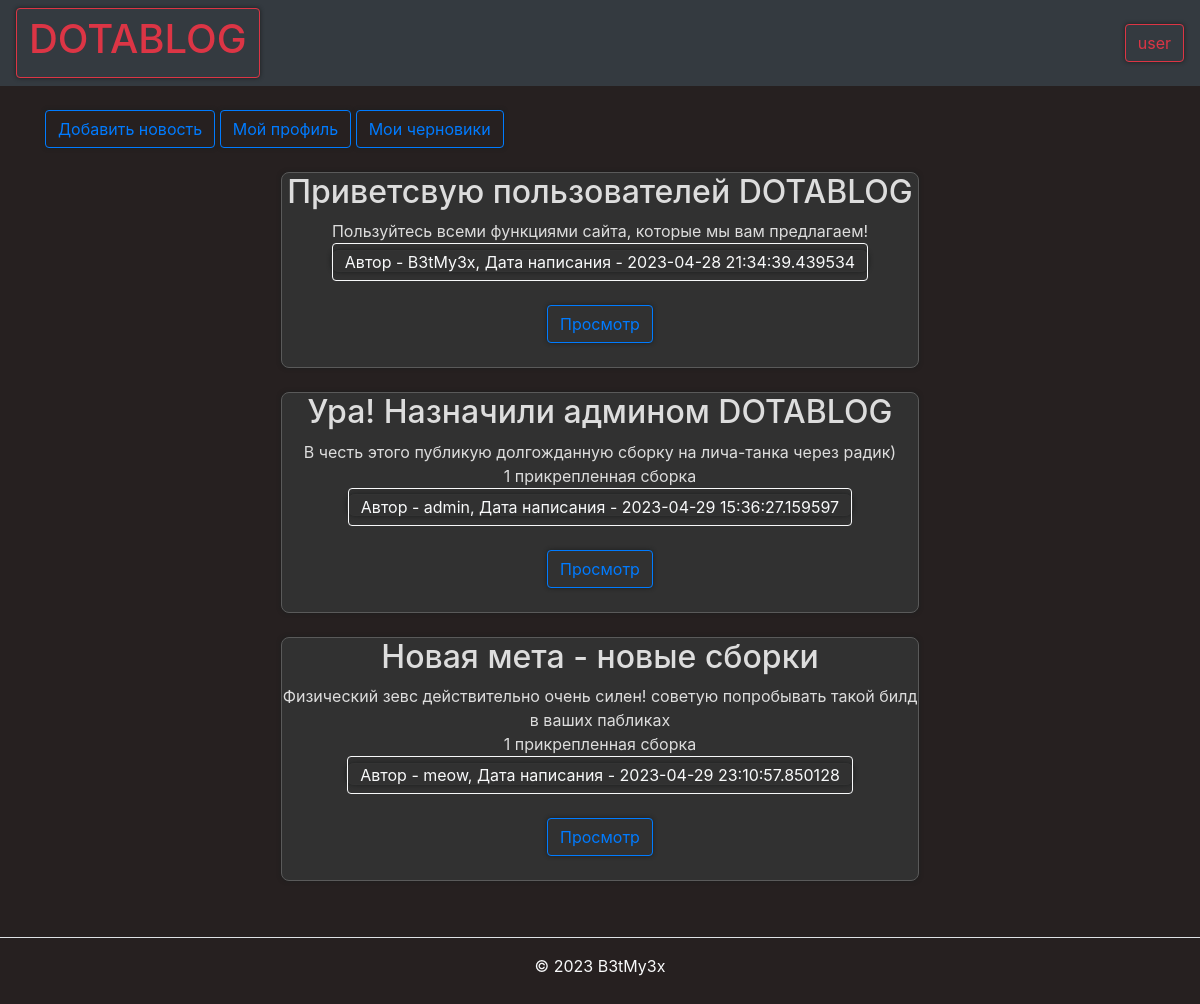
The app's page /feed (signed in) with its own data.
### data/users.py (models this page shows, shortened)
class User(SqlAlchemyBase, UserMixin):
    __tablename__ = 'users'
    id = sqlalchemy.Column(sqlalchemy.Integer,
                           primary_key=True, autoincrement=True)
    name = sqlalchemy.Column(sqlalchemy.String, nullable=True)
    about = sqlalchemy.Column(sqlalchemy.String, nullable=True)
    email = sqlalchemy.Column(sqlalchemy.String,
                              index=True, unique=True, nullable=True)
    hashed_password = sqlalchemy.Column(sqlalchemy.String, nullable=True)
    created_date = sqlalchemy.Column(sqlalchemy.DateTime,
                                     default=datetime.datetime.now)
    role = sqlalchemy.Column(sqlalchemy.String,
                              index=True, nullable=True)
    steam_id = sqlalchemy.Column(sqlalchemy.String,
                              index=True, nullable=True)
    news = orm.relationship("News", back_populates='user')

### data/news.py (models this page shows)
class News(SqlAlchemyBase):
    __tablename__ = 'news'
    categories = orm.relationship("Category",
                                  secondary="association",
                                  backref="news")
    id = sqlalchemy.Column(sqlalchemy.Integer,
                           primary_key=True, autoincrement=True)
    title = sqlalchemy.Column(sqlalchemy.String, nullable=True)
    content = sqlalchemy.Column(sqlalchemy.String, nullable=True)
    created_date = sqlalchemy.Column(sqlalchemy.DateTime,
                                     default=datetime.datetime.now)
    is_private = sqlalchemy.Column(sqlalchemy.Boolean, default=True)
    user_id = sqlalchemy.Column(sqlalchemy.Integer,
                                sqlalchemy.ForeignKey("users.id"))
    build = sqlalchemy.Column(sqlalchemy.String, nullable=True)
    user = orm.relationship('User')

### main.py (the view)
@app.route("/feed")
def index():
    db_sess = db_session.create_session()
    news = db_sess.query(News).filter(News.is_private != True)
    return render_template("index.html", news=news, role=is_admin(), id=current_user.get_id())
    if current_user.is_authenticated:
        news = db_sess.query(News).filter(
            (News.user == current_user) | (News.is_private != True))
    else:
        news = db_sess.query(News).filter(News.is_private != True)

### data/db_session.py (called while the page is built)
def create_session() -> Session:
    global __factory
    return __factory()

### main.py (called while the page is built)
def is_admin():
    db_sess = db_session.create_session()
    user = db_sess.query(User).filter(User.id == current_user.get_id()).first()
    if str(type(user)) == "<class 'NoneType'>":
        return False
    elif user.role == "admin":
        return True
    return False

@login_manager.user_loader
def load_user(user_id):
    db_sess = db_session.create_session()
    return db_sess.query(User).get(user_id)

### templates/index.html (shortened to what this page needs)
{% extends "base.html" %}
{% block content %}
{% if current_user.is_authenticated %}
    <br>
    <a href="/news_edit" class="btn btn-outline-primary">Добавить новость</a>
    <a href="/profile/{{ id }}" class="btn btn-outline-primary">Мой профиль</a>
    <a href="/drafts" class="btn btn-outline-primary">Мои черновики</a>
    <br>
{% endif %}
{% for item in news%}
<br>
<center>
<div class="di1">
    <h2>{{item.title}}</h2>
    <div>
        {{item.content}}
    </div>
    {% if item.build|length == 10 %}
        <div>
            1 прикрепленная сборка
        </div>
    {% endif %}
    <div>
        <a href='/profile/{{ item.user_id }}'><button type="button" class="btn btn-outline-light">Автор - {{item.user.name}}, Дата написания - {{item.created_date}}</button></a>
    </div>
    <br>
    <div>
        <a href="/news/{{ item.id }}" class="btn btn-outline-primary">
            Просмотр
        </a>
    </div>
<br>
</div>
</center>
{% endfor %}
{% endblock %}

### templates/base.html (shortened to what this page needs)
<!doctype html>
<html lang="en">
<head>
    <link rel="stylesheet"
          href="https://stackpath.bootstrapcdn.com/bootstrap/4.4.1/css/bootstrap.min.css"
>
</head>
<body style="color:#f8f9fa; background-color:#262020 ">
<header>
    <nav class="navbar navbar-dark bg-dark">
        <a class="btn btn-outline-danger" href="/feed"><h1>DOTABLOG</h1></a>
        {% if current_user.is_authenticated %}
    <a class="btn btn-outline-danger" href="/logout">{{ current_user.name }}</a>
{% else %}
    <p>
        <a class="btn btn-outline-danger" href="/register">Зарегистрироваться</a>
        <a class="btn btn-outline-danger" href="/login">Войти</a>
    </p>
{% endif %}
    </nav>
</header>
<main role="main" class="container">
    {% block content %}{% endblock %}
</main>
</body>
<footer class="py-3 my-4">
    <ul class="nav justify-content-center border-bottom pb-3 mb-3">
    </ul>
    <p class="text-center text-body-secondary">© 2023 B3tMy3x</p>
  </footer>
</html>

### templates/base.html (style rules this page uses)
html { overflow-y: scroll; }
body { -webkit-touch-callout: none; -webkit-user-select: none; -khtml-user-select: none; -moz-user-select: none; -ms-user-select: none; user-select: none; }
.di1 { display: block; background-color: #313131; margin-left: auto; margin-right: auto; width: 638px; -moz-box-shadow: 0px 0px 4px 0px #1c1e1e; -webkit-box-shadow: 0px 0px 4px 0px #1c1e1e; box-shadow: 0px 0px 4px 0px #1c1e1e; border-radius: 8px; border: 1.25px solid #5a5a5a; color: #ddd; text-align: center; outline: 0; }
a, input, textarea { filter: progid:DXImageTransform.Microsoft.gradient(startColorstr='#252626', endColorstr='#2f3031'); background: #313131 -moz-box-shadow: 0px 0px 4px 0px #1c1e1e; -webkit-box-shadow: 0px 0px 4px 0px #1c1e1e; box-shadow: 0px 0px 4px 0px #1c1e1e; border-radius: 8px; border: 1px solid #333; color: #ddd; outline: 0; }

### records on screen
User: name "user"
News: title "Приветсвую пользователей DOTABLOG", content "Пользуйтесь всеми функциями сайта, которые мы вам предлагаем!", user.name "B3tMy3x", created_date "2023-04-28 21:34:39.439534"
News: title "Ура! Назначили админом DOTABLOG", content "В честь этого публикую долгожданную сборку на лича-танка через радик)", build "1 прикрепленная сборка", user.name "admin", created_date "2023-04-29 15:36:27.159597"
News: title "Новая мета - новые сборки", content "Физический зевс действительно очень силен! советую попробывать такой билд в ваших пабликах", build "1 прикрепленная сборка", user.name "meow", created_date "2023-04-29 23:10:57.850128"
